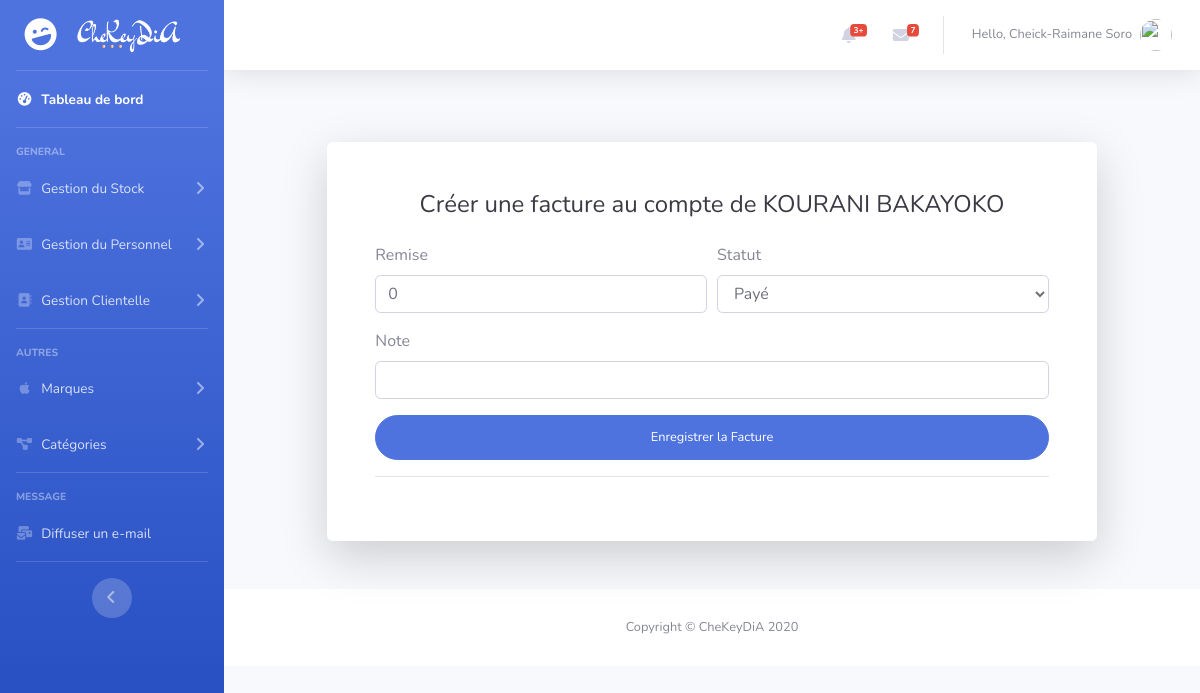
The app's page /order_update/3/90000/ (signed in) with its own data.
### management/models.py (models this page shows, shortened)
class Customer(models.Model):
     STATUT = (
            ('actif', 'Actif'),
            ('inactif', 'Inactif'),
        )
     nom_complet = models.CharField(max_length=200, null=True)
     telephone = models.CharField(max_length=16, null=True, unique=True)
     email = models.EmailField(null=True, unique=True)
     date_de_naissance = models.DateField(null=True, blank=True)
     adresse = models.CharField(max_length=255, null=True, blank=True)
     total_des_depenses = models.PositiveIntegerField(default=0, null=True)
     date_enregistrement = models.DateTimeField(auto_now_add=True)
     statut = models.CharField(max_length=7, choices=STATUT, default='actif')

class Order(models.Model):
     STATUS = (
               ('Payé', 'Payé'),
               ('Impayé', 'Impayé'),
          )
     client = models.ForeignKey(Customer, null=True, on_delete=models.SET_NULL)
     date_enregistrement = models.DateTimeField(auto_now_add=True, null=True)
     total_pcs = models.PositiveIntegerField(default=0, blank=True, null=True)
     montant_total = models.PositiveIntegerField(default=0.0, blank=True, null=True)
     remise = models.PositiveIntegerField(default=0, blank=True, null=True)
     somme_finale = models.PositiveIntegerField(default=0.0, blank=True, null=True)
     statut = models.CharField(max_length=8, null=True, blank=True, choices=STATUS, default='Payé')
     note = models.CharField(max_length=255, null=True, blank=True)

### management/decorators.py (the view)
          def wrapper_func(request, *args, **kwargs):
               group = None
               if request.user.groups.exists():
                    group = request.user.groups.all()[0].name
               if group in allowed_roles:
                    return view_func(request, *args, **kwargs)
               else:
                    return redirect('management:page404')

### management/forms.py
class OrderCreateForm(ModelForm):
     class Meta:
          model = Order
          fields = ['client', 'remise', 'note', 'statut',]

### management/views.py (called while the page is built)
@login_required(login_url='management:login')
@allowed_users(allowed_roles=['administrateur'])
def orderUpdate(request, pk, old_total):
    order = Order.objects.get(id=pk)
    customer = order.client
    form = OrderCreateForm(instance=order)
    form.fields['client'].widget = forms.HiddenInput()
    if request.method == 'POST':
        form = OrderCreateForm(request.POST, instance=order)
        if form.is_valid():
            form.save()
            return redirect('management:product_update', order.pk, old_total)
    return render(request, 'management/order_create_form.html', locals())

### management/templates/management/order_create_form.html (shortened to what this page needs)
{% extends 'management/base.html' %} {% load crispy_forms_tags %} {% block content %}
<div class="row justify-content-center">
    <div class="col-xl-10 col-lg-12 col-md-9">
        <div class="card o-hidden border-0 shadow-lg my-5">
            <div class="card-body p-0">
                <div class="row">
                    <div class="col-lg">
                        <div class="p-5">
                            <div class="text-center">
                                <h1 class="h4 text-gray-900 mb-4">Créer une facture au compte de {{customer.nom_complet}}</h1>
                            </div>
                            <form class="user" method="POST" action="">
                                <div class="form-row">
                                    <div class="form-group col-md-6 mb-0">
                                        {{ form.remise|as_crispy_field }}
                                    </div>
                                    <div class="form-group col-md-6 mb-0">
                                        {{ form.statut|as_crispy_field }}
                                    </div>
                                </div>
                                <div class="form-row">
                                    <div class="form-group col-md-12 mb-0">
                                        {{ form.note|as_crispy_field }}
                                    </div>
                                </div>
                                <button value="Login" type="submit" class="btn btn-primary btn-user btn-block">Enregistrer la Facture</button>
                            </form>
                            <hr>
                        </div>
                    </div>
                </div>
            </div>
        </div>
    </div>
</div>
{% endblock content %}

### management/templates/management/base.html (shortened to what this page needs)
{% load static %} {% load crispy_forms_tags %}
<!DOCTYPE html>
<html lang="en">
<head>
    <link href="{% static '/css/all.min.css' %}" rel="stylesheet" type="text/css">
    <link href="{% static '/css/sb-admin-2.min.css' %}" rel="stylesheet"> {% block style %}{% endblock style %}
</head>
<body id="page-top">
    <div id="wrapper">
        <ul class="navbar-nav bg-gradient-primary sidebar sidebar-dark accordion" id="accordionSidebar">
            <a class="sidebar-brand d-flex align-items-center justify-content-center" href="{% url 'management:dashboard' %}">
                <div class="sidebar-brand-icon rotate-n-15">
                    <i class="fas fa-laugh-wink"></i>
                </div>
                <div class="sidebar-brand-text mx-3"><img src="{% static 'images/logo.png' %}" height="35" alt="CheKeyDiA"></div>
            </a>
            <hr class="sidebar-divider my-0">
            <li class="nav-item active">
                <a class="nav-link" href="{% url 'management:dashboard' %}">
                    <i class="fas fa-fw fa-tachometer-alt"></i>
                    <span>Tableau de bord</span></a>
            </li>
            <hr class="sidebar-divider">
            <div class="sidebar-heading">
                General
            </div>
            <li class="nav-item">
                <a class="nav-link collapsed" href="#" data-toggle="collapse" data-target="#collapseTwo" aria-expanded="true" aria-controls="collapseTwo">
                    <i class="fas fa-fw fa-store"></i>
                    <span>Gestion du Stock</span>
                </a>
            </li>
            <li class="nav-item">
                <a class="nav-link collapsed" href="#" data-toggle="collapse" data-target="#collapse2" aria-expanded="true" aria-controls="collapseTwo">
                    <i class="fas fa-fw fa-address-card"></i>
                    <span>Gestion du Personnel</span>
                </a>
            </li>
            <li class="nav-item">
                <a class="nav-link collapsed" href="#" data-toggle="collapse" data-target="#collapsePages" aria-expanded="true" aria-controls="collapsePages">
                    <i class="fas fa-fw fa-address-book"></i>
                    <span>Gestion Clientelle</span>
                </a>
            </li>
            <hr class="sidebar-divider">
            <div class="sidebar-heading">
                Autres
            </div>
            <li class="nav-item">
                <a class="nav-link collapsed" href="#" data-toggle="collapse" data-target="#collapseUtilities" aria-expanded="true" aria-controls="collapseUtilities">
                    <i class="fab fa-fw fa-apple"></i>
                    <span>Marques</span>
                </a>
            </li>
            <li class="nav-item">
                <a class="nav-link collapsed" href="#" data-toggle="collapse" data-target="#collapseUtilities2" aria-expanded="true" aria-controls="collapseUtilities">
                    <i class="fas fa-fw fa-project-diagram"></i>
                    <span>Catégories</span>
                </a>
            </li>
            <hr class="sidebar-divider d-none d-md-block">
            <div class="sidebar-heading">
                Message
            </div>
            <li class="nav-item">
                <a class="nav-link" href=" {% url 'management:email_broadcast' %} ">
                    <i class="fas fa-fw fa-mail-bulk"></i>
                    <span>Diffuser un e-mail</span></a>
            </li>
            <hr class="sidebar-divider d-none d-md-block">
            <div class="text-center d-none d-md-inline">
                <button class="rounded-circle border-0" id="sidebarToggle"></button>
            </div>
        </ul>
        <div id="content-wrapper" class="d-flex flex-column">
            <div id="content">
                <nav class="navbar navbar-expand navbar-light bg-white topbar mb-4 static-top shadow">
                    <ul class="navbar-nav ml-auto">
                        <li class="nav-item dropdown no-arrow mx-1">
                            <a class="nav-link dropdown-toggle" href="#" id="alertsDropdown" role="button" data-toggle="dropdown" aria-haspopup="true" aria-expanded="false">
                                <i class="fas fa-bell fa-fw"></i>
                                <span class="badge badge-danger badge-counter">3+</span>
                            </a>
                        </li>
                        <li class="nav-item dropdown no-arrow mx-1">
                            <a class="nav-link dropdown-toggle" href="#" id="messagesDropdown" role="button" data-toggle="dropdown" aria-haspopup="true" aria-expanded="false">
                                <i class="fas fa-envelope fa-fw"></i>
                                <span class="badge badge-danger badge-counter">7</span>
                            </a>
                        </li>
                        <li class="nav-item dropdown no-arrow">
                            <a class="nav-link dropdown-toggle" href="#" id="userDropdown" role="button" data-toggle="dropdown" aria-haspopup="true" aria-expanded="false">
                                <span class="mr-2 d-none d-lg-inline text-gray-600 small">Hello, {{request.user.first_name}} {{request.user.last_name}}</span>
                                <img class="img-profile rounded-circle" src="https://source.unsplash.com/QAB-WJcbgJk/60x60">
                            </a>
                        </li>
                    </ul>
                </nav>
                <div class="container-fluid">
                    {% block content %}{% endblock content %}
                </div>
                <footer class="sticky-footer bg-white">
                    <div class="container my-auto">
                        <div class="copyright text-center my-auto">
                            <span>Copyright &copy; CheKeyDiA 2020</span>
                        </div>
                    </div>
                </footer>
            </div>
        </div>
</body>
</html>

### records on screen
Customer: nom_complet "KOURANI BAKAYOKO"
Order: remise "0", statut "Payé"

### other values on screen
{{ request.user.first_name }} "Cheick-Raimane"
{{ request.user.last_name }} "Soro"
